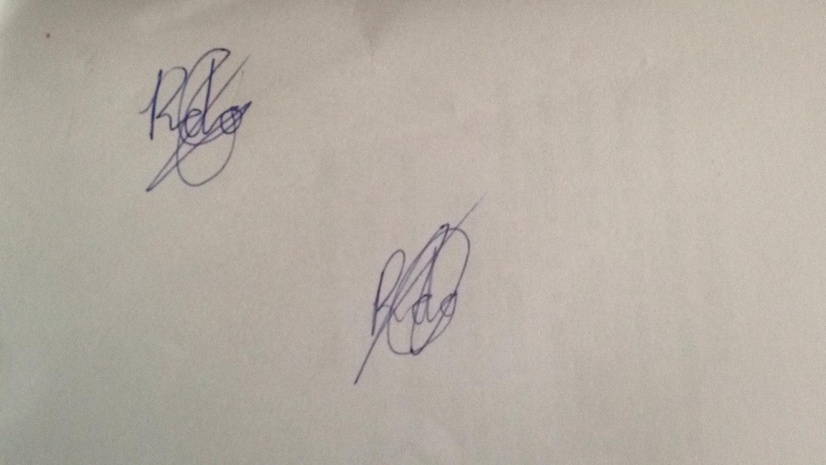
#> input picture images/sig1.jpg, 826 x 465 px, shrunk from 1600 x 900 before the run
$ jupyter execute 'Lecture 2.7 - Histograms.ipynb'
#> lines starting #> are read from the running program, lines starting #| are printed output that depends on the picture
## Histograms are a great way to visualize individual color components

[cell 1]
import cv2
import numpy as np

# We need to import matplotlib to create our histogram plots
from matplotlib import pyplot as plt

image = cv2.imread('images/sig1.jpg')
#> image is the input picture: shape (465, 826, 3); mean B, G, R 163.1, 173, 181
mean = int(np.mean(image.mean(axis=2).flatten(), axis=0))
#> mean = 172

histogram = cv2.calcHist([image], [0], None, [256], [0, 256])
#> histogram = 256 values, max 13210 at index 172, min 0 at index 0, mean 1500.4
print(histogram.shape)
#| (256, 1)
# We plot a histogram, ravel() flatens our image array
plt.hist(image.ravel(), 256, [0, 256]); plt.show()
#> after `plt.hist(image.ravel(), 256, [0, 256])`:
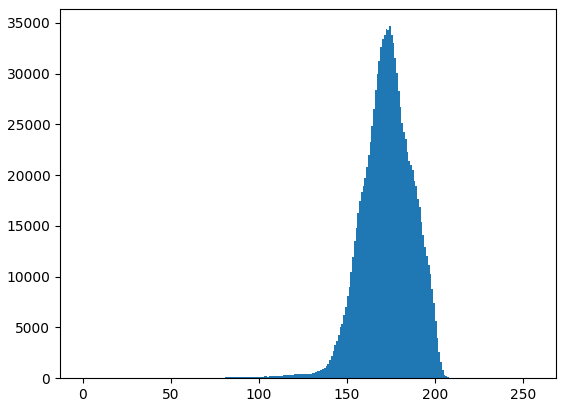
#> figure drawn by matplotlib, 1 panel; tallest bar 34676 high, from x = 174 to 175

# Viewing Separate Color Channels
color = ('b', 'g', 'r')

# We now separate the colors and plot each in the Histogram
for i, col in enumerate(color):
    histogram2 = cv2.calcHist([image], [i], None, [256], [0, 256])
    plt.plot(histogram2, color = col)
    plt.xlim([0,256])

plt.show()
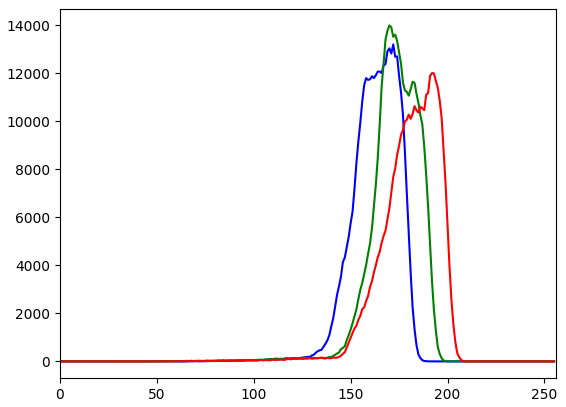
#> figure drawn by matplotlib, 1 panel; curve peaks at x = 172, y = 13210; curve peaks at x = 170, y = 14001; curve peaks at x = 192, y = 12013

**cv2.calcHist(images, channels, mask, histSize, ranges[, hist[, accumulate]])**

- images : it is the source image of type uint8 or float32. it should be given in square brackets, ie, "[img]".
- channels : it is also given in square brackets. It is the index of channel for which we calculate histogram. For example, if input is grayscale image, its value is [0]. For color image, you can pass [0], [1] or [2] to calculate histogram of blue, green or red channel respectively.
- mask : mask image. To find histogram of full image, it is given as "None". But if you want to find histogram of particular region of image, you have to create a mask image for that and give it as mask. (I will show an example later.)
- histSize : this represents our BIN count. Need to be given in square brackets. For full scale, we pass [256].
- ranges : this is our RANGE. Normally, it is [0,256].

[cell 2]
import cv2
import numpy as np

# We need to import matplotlib to create our histogram plots
from matplotlib import pyplot as plt

image = cv2.imread('images/sig1.jpg')

histogram = cv2.calcHist([image], [0], None, [256], [0, 256])

# We plot a histogram, ravel() flatens our image array
plt.hist(image.ravel(), 256, [0, 256]); plt.show()

# Viewing Separate Color Channels
color = ('b', 'g', 'r')

# We now separate the colors and plot each in the Histogram
for i, col in enumerate(color):
    histogram2 = cv2.calcHist([image], [i], None, [256], [0, 256])
    plt.plot(histogram2, color = col)
    plt.xlim([0,256])

plt.show()

[cell 3]
image = cv2.imread('images/tobago.jpg')
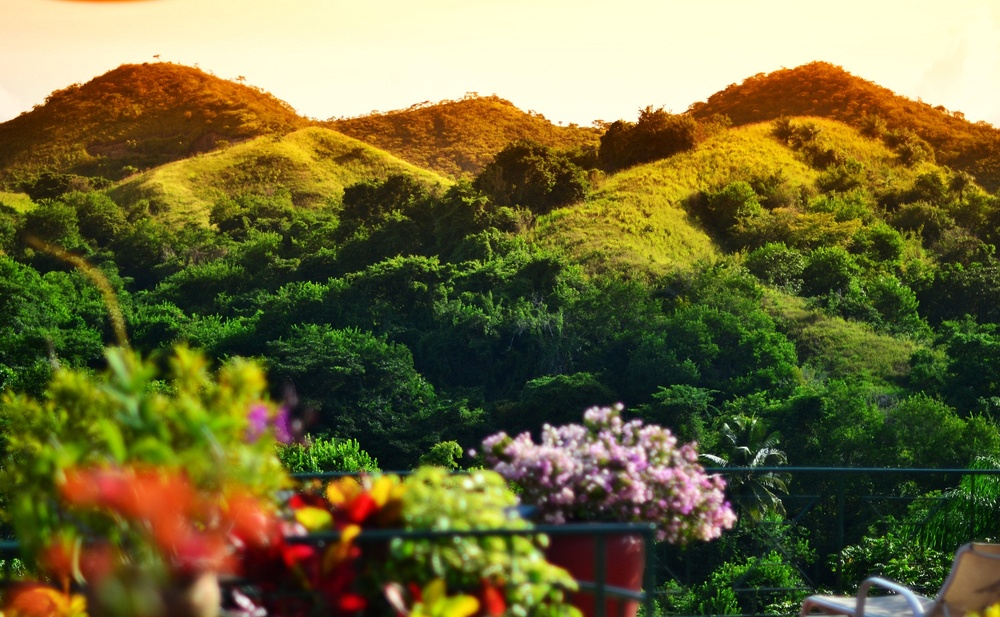
#> input picture images/tobago.jpg, 1000 x 617 px, shrunk from 1936 x 1194 before the run
#> image is the input picture: shape (617, 1000, 3); mean B, G, R 57.4, 105.2, 110.9
cv2.imshow("Tobago", image)

cv2.waitKey(0)
cv2.destroyAllWindows()
